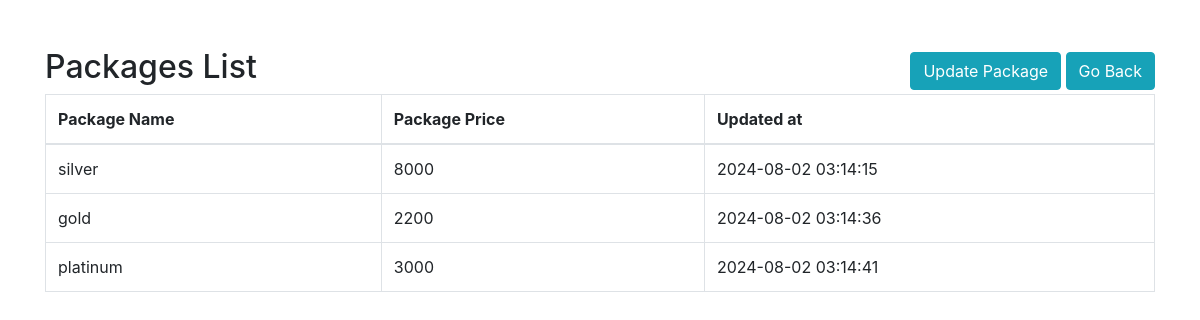
/readPackages.php, run on the app's committed database.
### tables this page shows
CREATE TABLE `Packages` (
  `PackageID` int(11) NOT NULL,
  `PackageName` enum('gold','silver','platinum') NOT NULL,
  `PackagePrice` int(11) NOT NULL,
  `CreatedAt` datetime NOT NULL DEFAULT current_timestamp(),
  `CreatedBy` int(11) DEFAULT NULL
);

### readPackages.php (the view, shortened to what this page needs)
<?php
include 'config.php';
$sql = "SELECT PackageName, PackagePrice, CreatedAt FROM Packages";
$result = $mysqli->query($sql);
?>
<!DOCTYPE html>
<html lang="en">
<head>
    <link href="https://stackpath.bootstrapcdn.com/bootstrap/4.5.2/css/bootstrap.min.css" rel="stylesheet">
</head>
<body>
    <div class="container mt-5">
        <div class="d-flex justify-content-between align-items-center">
            <h2>Packages List</h2>
            <div>
                <a href="packagePrice.php" class="btn btn-info">Update Package</a>
                <a href="adminDashboard.php" class="btn btn-info">Go Back</a>
            </div>
        </div>
        <?php if ($result->num_rows > 0) {
        ?>
            <table class="table table-bordered">
                <thead>
                    <tr>
                        <th>Package Name</th>
                        <th>Package Price</th>
                        <th>Updated at</th>
                    </tr>
                </thead>
                <tbody>
                    <?php
                    while ($row = $result->fetch_assoc()) { ?>
                        <tr>
                            <td><?= $row['PackageName'] ?></td>
                            <td><?= $row['PackagePrice'] ?></td>
                            <td><?= $row['CreatedAt'] ?></td>
                        </tr>
                    <?php } ?>
                </tbody>
            </table>
        <?php } else {
        ?>
            <div class="alert alert-warning" role="alert">
                No Packages found.
            </div>
        <?php } ?>
    </div>
</body>
</html>

### data on the page
packages: PackageName "silver", PackagePrice "8000", CreatedAt "2024-08-02 03:14:15"
packages: PackageName "gold", PackagePrice "2200", CreatedAt "2024-08-02 03:14:36"
packages: PackageName "platinum", PackagePrice "3000", CreatedAt "2024-08-02 03:14:41"
